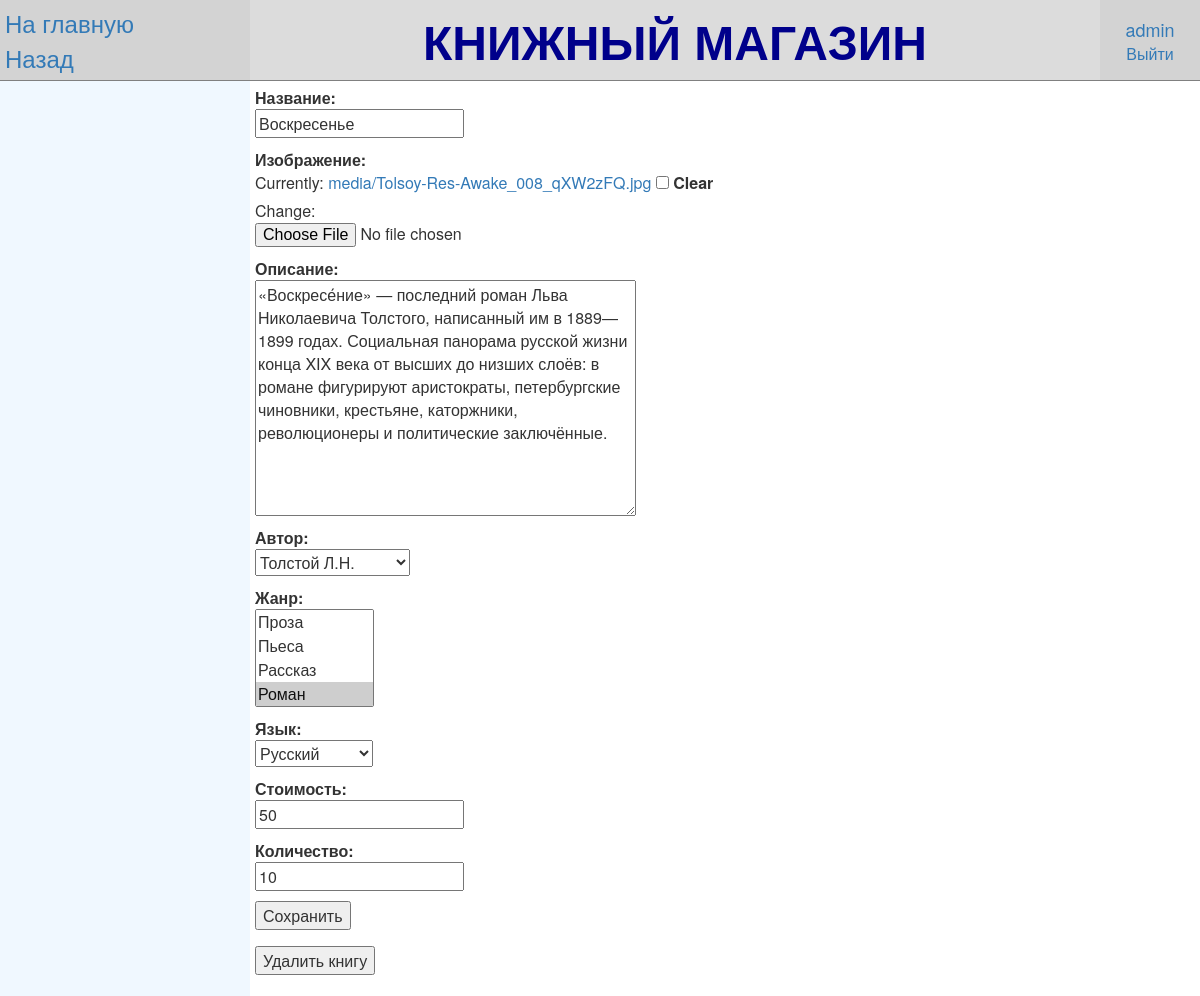
Screenshot of /book/8/update (signed in) with the database file from the repository.
### bookstore_app/models.py (models this page shows, shortened)
class Book (models.Model):
    title=models.CharField(max_length=100, verbose_name="Название")
    image=models.ImageField(upload_to='media/', blank=True, null=True, verbose_name="Изображение")
    summary=models.TextField(max_length=500, blank=True, null=True, verbose_name="Описание")
    author=models.ForeignKey(Author, on_delete=models.SET_NULL, null=True, verbose_name="Автор")
    genre=models.ManyToManyField(Genre, verbose_name="Жанр")
    language=models.ForeignKey(Language, on_delete=models.SET_NULL, null=True, verbose_name="Язык")
    price=models.IntegerField(validators=[MinValueValidator(0), MaxValueValidator(2147483647)], null=True, verbose_name="Стоимость")
    count=models.IntegerField(validators=[MinValueValidator(0), MaxValueValidator(2147483647)], null=True, verbose_name="Количество")
    class Meta:
        ordering=["title"]

class Genre (models.Model):
    genre=models.CharField(max_length=50)
    def __str__(self):
        return self.genre
    class Meta:
        ordering=["genre"]

class Language (models.Model):
    language=models.CharField(max_length=50)
    def __str__(self):
        return self.language
    class Meta:
        ordering=["language"]

### bookstore_app/views.py (the view, shortened to what this page needs)
# urls.py: path('book/<int:pk>/update', views.BookEdit.as_view(), name='book_update'),
class BookEdit(PermissionRequiredMixin, generic.UpdateView):
    raise_exception=True
    permission_required='bookstore_app.change_book'
    model=Book
    template_name="book_edit.html"
    form_class=forms.modelform_factory(
        model=Book,
        fields='__all__',
        error_messages={
            'title': {'required': 'Поле обязательно для заполнения'},
            'author': {'required': 'Поле обязательно для заполнения'},
            'genre': {'required': 'Поле обязательно для заполнения'},
            'language': {'required': 'Поле обязательно для заполнения'},
            'price': {'required': 'Поле обязательно для заполнения',
                    'min_value': 'Некорректное значение',
                    'max_value': 'Слишком большое число'},
            'count': {'required': 'Поле обязательно для заполнения',
                    'min_value': 'Некорректное значение',
                    'max_value': 'Слишком большое число'},
        })

### bookstore_app/models.py (called while the page is built)
    def __str__(self):
        if self.patronymic == None:
            return self.surname + " " + self.name[0] + "."
        else:
            return self.surname + " " + self.name[0] + "." + self.patronymic[0] + "."

### bookstore_app/templates/book_edit.html (shortened to what this page needs)
{%extends "base_template.html"%}
{%block view%}
    <form action="" method="post" enctype="multipart/form-data">
        {%for field in form%}
            <p><b>{{field.label}}:</b><br>{{field}}
            </p>
        {%endfor%}
    <input type="submit" value="Сохранить" />
    </form>
    <form action="{% url 'book_delete' book.id %}" method="post">
        <input type="submit" value="Удалить книгу" name="bookdelete"/>
    </form>
{%endblock%}

### bookstore_app/templates/base_template.html (shortened to what this page needs)
{% load static %}
<html>
    <head>
        <link rel="stylesheet" href="https://maxcdn.bootstrapcdn.com/bootstrap/3.3.7/css/bootstrap.min.css">
        <link rel="stylesheet" href="{% static 'css/styles.css' %}">
    </head>
    <body>
        <table width="100%" heigt="100%" frame="void" rules="rows">
            <tr bgcolor="Gainsboro">
                <td width="250" bgcolor="Lightgrey">
                    <a href="{% url 'index' %}"><font size="5">На главную</font></a><br>
                    <a href="{{request.META.HTTP_REFERER}}"><font size="5">Назад</font></a>
                </td>
                <td align="center" valign="middle">
                    <font size="10" color="DarkBlue"><b>КНИЖНЫЙ МАГАЗИН</b></font>
                </td>
                <td width="100" height="10" align="center" bgcolor="Lightgrey" >
                {%block login%}
                    {%if user.is_authenticated%}
                        {%if user.is_staff%}
                            <div><a href="/admin/"><font size="4">{{user.get_username}}</font></a></div>
                        {%endif%}
                        <a href="{% url 'logout' %}">Выйти</a>
                    {%else%}
                        <a href="{% url 'login' %}">Войти</a>
                        <a href="{% url 'register' %}">Регистрация</a>
                    {%endif%}
                {%endblock%}
                </td>
            </tr>
            <tr>
                <td height="100%" valign="top" bgcolor="AliceBlue">
                    <br>
                </td>
                <td colspan="2">
                    {%block view%}
                    {%endblock%}
                </td>
            </tr>
        </table>
    </body>
</html>

### bookstore_app/static/css/styles.css (style rules this page uses)
body { background-color:rgb(255, 255, 255); }
td { padding: 5px; }

### rows the page displays
Book: form "Воскресенье" "«Воскресе́ние» — последний роман Льва Николаевича Толстого, написанный им в 1889—1899 годах. Социальная панорама русской жизни конца XIX века от высших до низших слоёв: в романе фигурируют аристократы, петербургские чиновники, крестьяне, каторжники, революционеры и политические заключённые." "Толстой Л.Н." "50" "10"
Genre: form "Проза / Пьеса / Рассказ / Роман ☑"
Language: form "Русский"

### other values shown
{{ user.get_username }} "admin"
{{ field.label }} "Название" "Изображение" "Описание" "Автор" "Жанр" "Язык" "Стоимость" "Количество"
